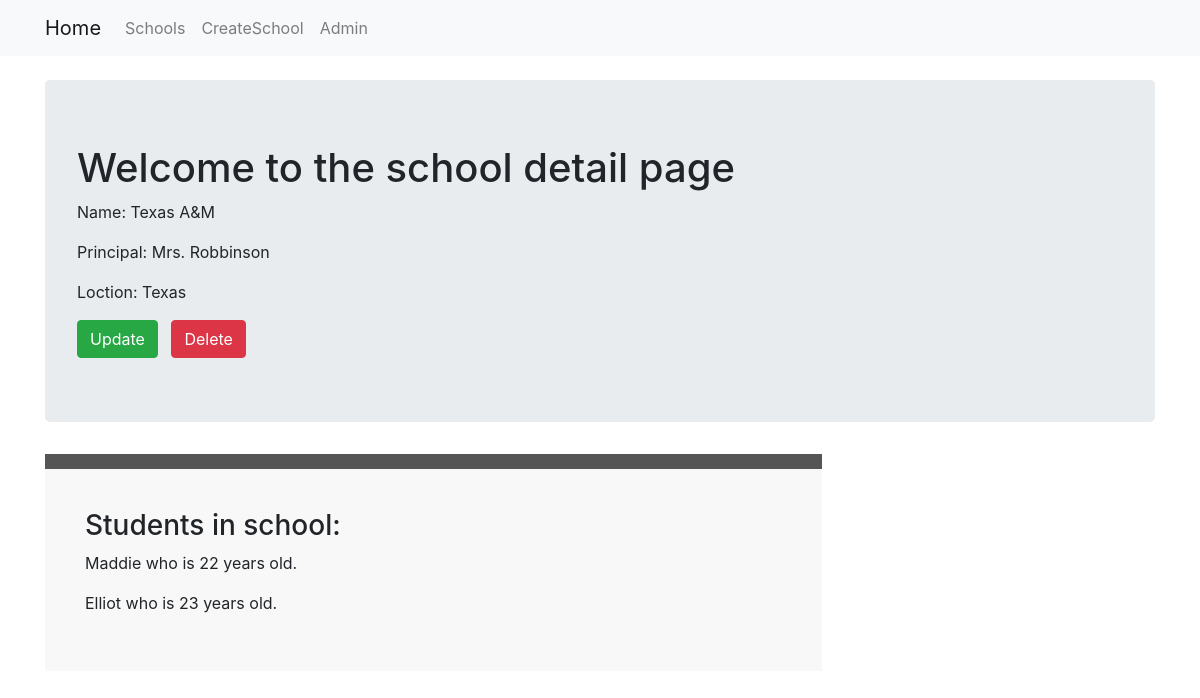
The app's page /basic_app/2/, older data.
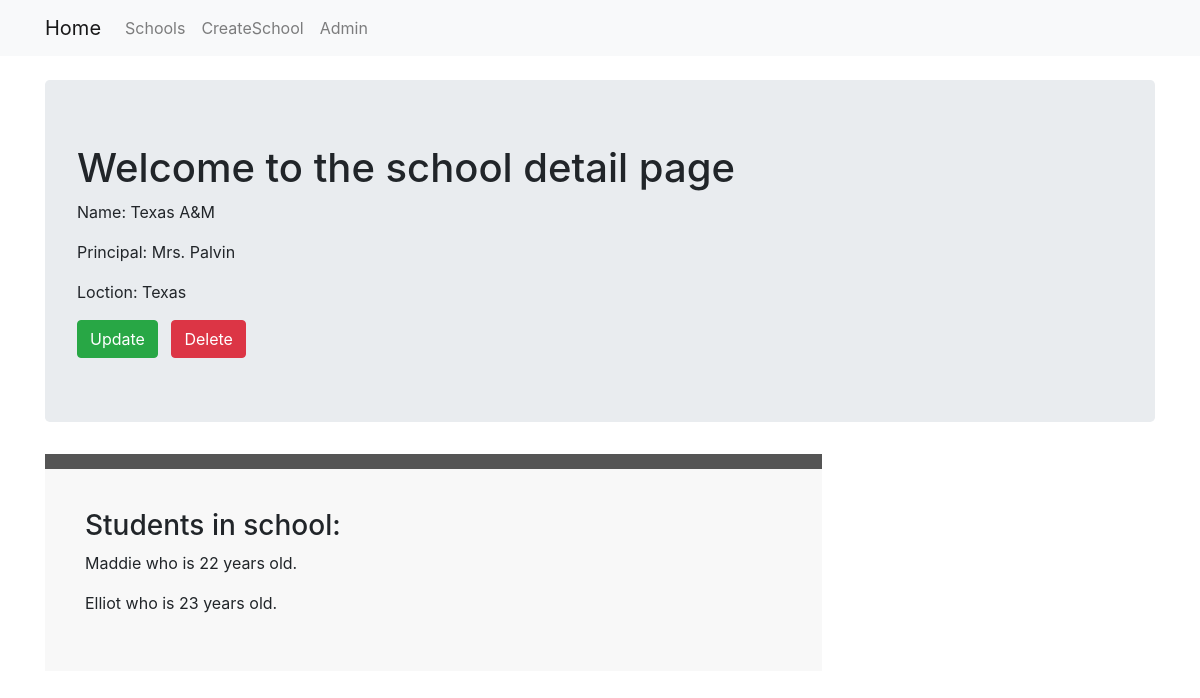
The same page, newer data.
### basic_app/models.py (models this page shows, shortened)
class School(models.Model):
    name = models.CharField(max_length=256)
    principal = models.CharField(max_length=256)
    location = models.CharField(max_length=256)

### basic_app/views.py (the view)
# urls.py: path('<int:pk>/', views.SchoolDetailView.as_view(), name='detail'),
class SchoolDetailView(DetailView):
    model = models.School
    context_object_name = 'school_detail'
    template_name = 'basic_app/school_detail.html'

### basic_app/templates/basic_app/school_detail.html
{% extends 'basic_app/basic_app_base.html' %}
{% block body_block %}
  <div class="jumbotron">
    <h1>Welcome to the school detail page</h1>
    <p>Name: {{ school_detail.name }}</p>
    <p>Principal: {{ school_detail.principal }}</p>
    <p>Loction: {{ school_detail.location }}</p>
    <a href="{% url 'basic_app:update' pk=school_detail.pk %}" class="btn btn-success">Update</a> &nbsp;
    <a href="{% url 'basic_app:delete' pk=school_detail.pk %}" class="btn btn-danger">Delete</a>
  </div>
  <div class="panel">
    <h3>Students in school:</h3>
    {% for student in school_detail.students.all %}
      <p>{{ student.stu_name }} who is {{ student.age }} years old.</p>
    {% endfor %}
  </div>
{% endblock %}

Row changes from the older to the newer data that the page shows:
changed School "Texas A&M": principal "Mrs. Robbinson" → "Mrs. Palvin"
